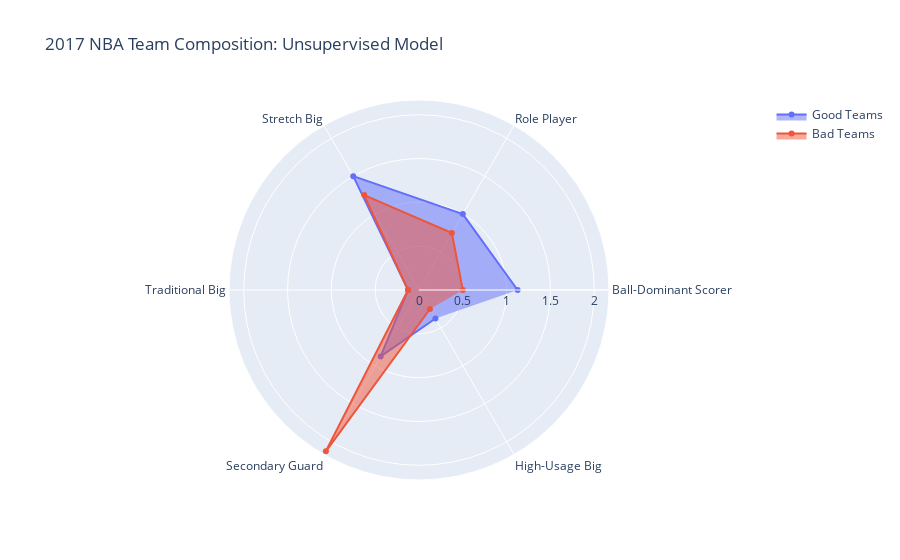

The notebook cell this image was saved under:
### Code cell
plot_radar(df_2017, classes, 2017)

### Figure 1 — Plotly figure (JSON) as saved in the notebook; plotly's stock layout.template omitted (floating-point values rounded to 4 significant figures)
{"data": [{"fill": "toself", "name": "Good Teams", "r": [1.125, 1, 1.5, 0.125, 0.875, 0.375], "theta": ["Ball-Dominant Scorer", "Role Player", "Stretch Big", "Traditional Big", "Secondary Guard", "High-Usage Big"], "type": "scatterpolar"}, {"fill": "toself", "name": "Bad Teams", "r": [0.5, 0.75, 1.25, 0.125, 2.125, 0.25], "theta": ["Ball-Dominant Scorer", "Role Player", "Stretch Big", "Traditional Big", "Secondary Guard", "High-Usage Big"], "type": "scatterpolar"}], "layout": {"polar": {"radialaxis": {"visible": true}}, "showlegend": true, "title": {"text": "2017 NBA Team Composition: Unsupervised Model"}}}
